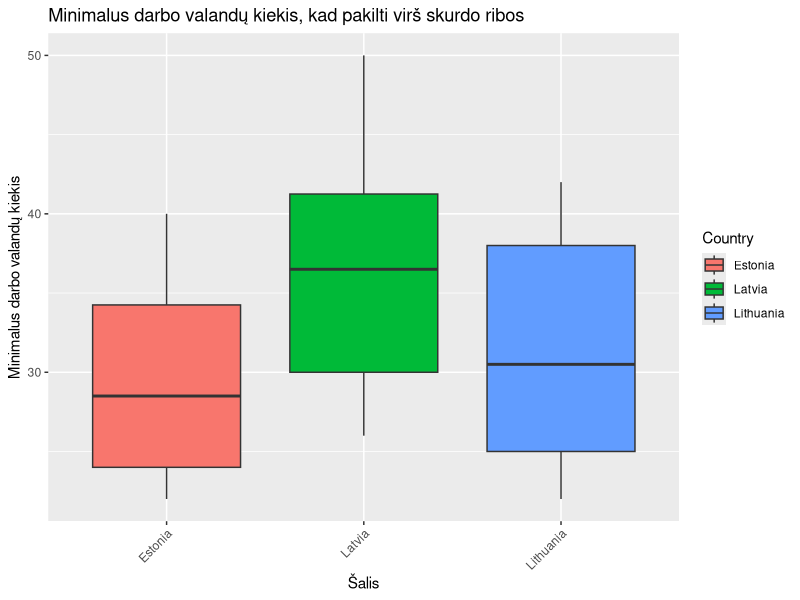

Reproduce this figure in R.
install.packages("ggplot2")
library(ggplot2)

data <- read.csv("MinimumHoursOfWorkToEscapePoverty.csv")


# For the third plot
ggplot(data, aes(x = Country, y = Value, fill = Country)) +
  geom_boxplot() +
  labs(x = "Šalis", y = "Minimalus darbo valandų kiekis", title = "Minimalus darbo valandų kiekis, kad pakilti virš skurdo ribos") +
  theme(axis.text.x = element_text(angle = 45, hjust = 1))